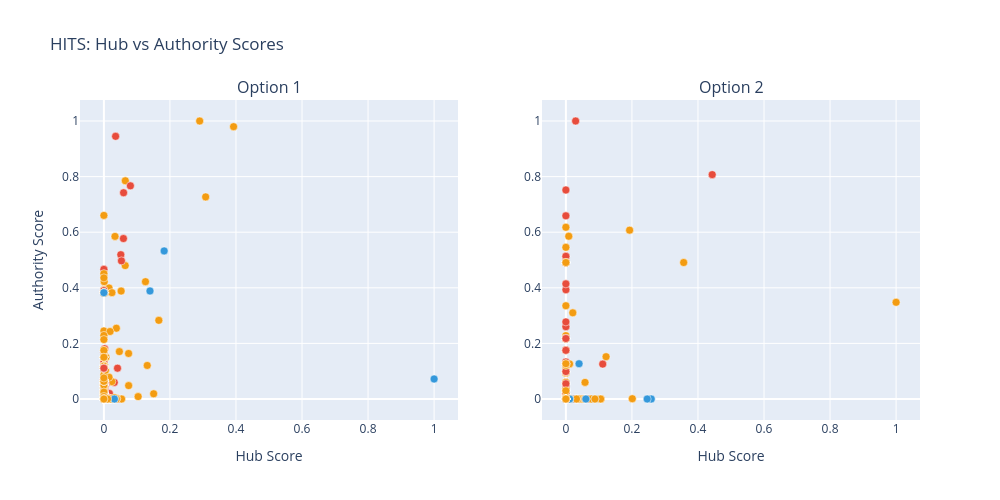

This figure's notebook cell:
### Code cell
# Cell 6: HITS - Hub & Authority Analysis

print("="*70)
print("  ANALYSIS 5: HUB & AUTHORITY (HITS)")
print("="*70)

hits_results = {}
for label, g in [('Option 1', G_opt1), ('Option 2', G_opt2)]:
    hub_scores = g.hub_score()
    auth_scores = g.authority_score()
    hits_results[label] = {
        'names': g.vs['name'], 'types': g.vs['type_broad'],
        'hub': np.array(hub_scores), 'authority': np.array(auth_scores),
    }

# ── Top Hubs and Authorities ──────────────────────────────────────
for label in ['Option 1', 'Option 2']:
    res = hits_results[label]
    df_hits = pd.DataFrame({
        'Entity': res['names'], 'Type': res['types'],
        'Hub': res['hub'], 'Authority': res['authority'],
    })
    print(f"\n  {label} - Top 10 HUBS (narrative drivers / agents):")
    print(df_hits.sort_values('Hub', ascending=False).head(10)[['Entity','Type','Hub']].to_string(index=False))
    print(f"\n  {label} - Top 10 AUTHORITIES (narrative focal points):")
    print(df_hits.sort_values('Authority', ascending=False).head(10)[['Entity','Type','Authority']].to_string(index=False))

# ── Cross-corpus role comparison ───────────────────────────────────
print("\n\nCross-Corpus Hub/Authority Comparison (Shared Entities)")
print("-"*70)

opt1_names = set(hits_results['Option 1']['names'])
opt2_names = set(hits_results['Option 2']['names'])
shared = opt1_names & opt2_names

if shared:
    rows = []
    for entity in shared:
        idx1 = list(hits_results['Option 1']['names']).index(entity)
        idx2 = list(hits_results['Option 2']['names']).index(entity)
        h1 = hits_results['Option 1']['hub'][idx1]
        a1 = hits_results['Option 1']['authority'][idx1]
        h2 = hits_results['Option 2']['hub'][idx2]
        a2 = hits_results['Option 2']['authority'][idx2]
        role1 = 'Hub' if h1 > a1 else 'Authority'
        role2 = 'Hub' if h2 > a2 else 'Authority'
        rows.append({
            'Entity': entity,
            'Opt1_Hub': round(h1, 4), 'Opt1_Auth': round(a1, 4), 'Opt1_Role': role1,
            'Opt2_Hub': round(h2, 4), 'Opt2_Auth': round(a2, 4), 'Opt2_Role': role2,
            'Role_Change': role1 != role2,
        })

    df_shared = pd.DataFrame(rows).sort_values('Opt1_Hub', ascending=False)
    role_changes = df_shared[df_shared['Role_Change']]
    if not role_changes.empty:
        print(f"\n  Role REVERSALS (Hub<->Authority across corpora):")
        print(role_changes[['Entity','Opt1_Role','Opt1_Hub','Opt1_Auth',
                           'Opt2_Role','Opt2_Hub','Opt2_Auth']].to_string(index=False))

    print(f"\n  Top 15 shared entities by Hub score:")
    print(df_shared.head(15)[['Entity','Opt1_Hub','Opt1_Auth','Opt1_Role',
                               'Opt2_Hub','Opt2_Auth','Opt2_Role']].to_string(index=False))

# ── Scatter plot ───────────────────────────────────────────────────
fig_hits = make_subplots(rows=1, cols=2, subplot_titles=('Option 1', 'Option 2'))
for col, label in enumerate(['Option 1', 'Option 2'], 1):
    res = hits_results[label]
    colors = [TYPE_COLORS.get(t, '#999') for t in res['types']]
    fig_hits.add_trace(go.Scatter(
        x=list(res['hub']), y=list(res['authority']), mode='markers',
        marker=dict(size=8, color=colors, line=dict(width=0.5, color='white')),
        text=res['names'],
        hovertemplate='<b>%{text}</b><br>Hub: %{x:.4f}<br>Auth: %{y:.4f}<extra></extra>',
        showlegend=False,
    ), row=1, col=col)
fig_hits.update_xaxes(title_text='Hub Score')
fig_hits.update_yaxes(title_text='Authority Score', row=1, col=1)
fig_hits.update_layout(title='HITS: Hub vs Authority Scores', width=1000, height=500)
fig_hits.show()

### Figure 1 — Plotly figure (JSON) as saved in the notebook; plotly's stock layout.template omitted (floating-point values rounded to 4 significant figures; data arrays with more than 128 entries replaced by an {"elided": "..."} marker saying what was removed)
{"data": [{"hovertemplate": "<b>%{text}</b><br>Hub: %{x:.4f}<br>Auth: %{y:.4f}<extra></extra>", "marker": {"color": {"elided": "531 str values"}, "line": {"color": "white", "width": 0.5}, "size": 8}, "mode": "markers", "showlegend": false, "text": {"elided": "531 str values"}, "type": "scatter", "x": {"elided": "531 float values"}, "xaxis": "x", "y": {"elided": "531 float values"}, "yaxis": "y"}, {"hovertemplate": "<b>%{text}</b><br>Hub: %{x:.4f}<br>Auth: %{y:.4f}<extra></extra>", "marker": {"color": {"elided": "277 str values"}, "line": {"color": "white", "width": 0.5}, "size": 8}, "mode": "markers", "showlegend": false, "text": {"elided": "277 str values"}, "type": "scatter", "x": {"elided": "277 float values"}, "xaxis": "x2", "y": {"elided": "277 float values"}, "yaxis": "y2"}], "layout": {"annotations": [{"font": {"size": 16}, "showarrow": false, "text": "Option 1", "x": 0.225, "xanchor": "center", "xref": "paper", "y": 1, "yanchor": "bottom", "yref": "paper"}, {"font": {"size": 16}, "showarrow": false, "text": "Option 2", "x": 0.775, "xanchor": "center", "xref": "paper", "y": 1, "yanchor": "bottom", "yref": "paper"}], "height": 500, "title": {"text": "HITS: Hub vs Authority Scores"}, "width": 1000, "xaxis": {"anchor": "y", "domain": [0, 0.45], "title": {"text": "Hub Score"}}, "xaxis2": {"anchor": "y2", "domain": [0.55, 1], "title": {"text": "Hub Score"}}, "yaxis": {"anchor": "x", "domain": [0, 1], "title": {"text": "Authority Score"}}, "yaxis2": {"anchor": "x2", "domain": [0, 1]}}}
